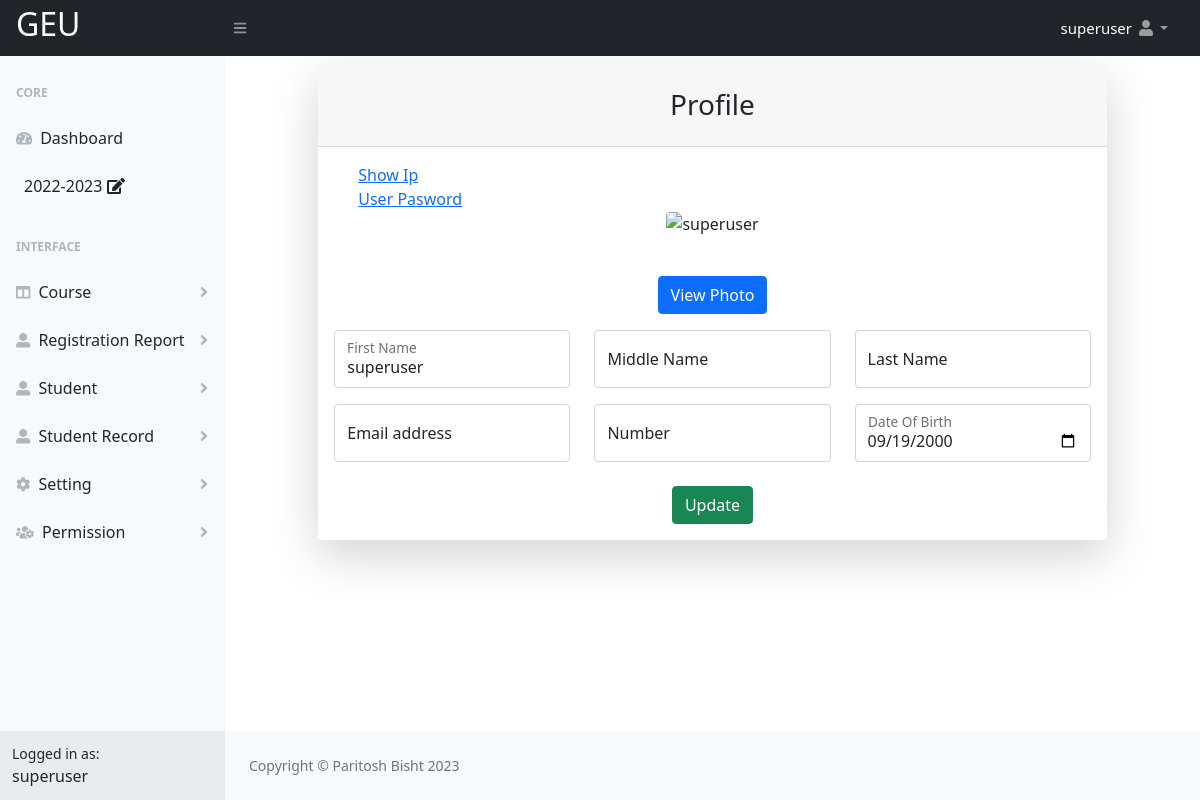
Page /Registration/admin/profile.php (signed in) on the committed database.
### tables this page shows
CREATE TABLE `school` (
  `school_id` int(11) NOT NULL,
  `school_name` varchar(200) NOT NULL,
  `school_code` varchar(6) NOT NULL,
  `admission_number_starting` varchar(10) NOT NULL,
  `school_srtname` varchar(50) NOT NULL,
  `school_photo` varchar(100) NOT NULL,
  `school_number` varchar(200) NOT NULL,
  `school_email` varchar(200) NOT NULL,
  `school_address` varchar(200) NOT NULL,
  `school_country` varchar(100) NOT NULL,
  `school_state` varchar(100) NOT NULL,
  `school_district` varchar(100) NOT NULL,
  `school_city` varchar(100) NOT NULL,
  `school_pincode` varchar(100) NOT NULL,
  `status` varchar(10) NOT NULL,
  `own_filled` varchar(10) NOT NULL,
  `createdby` varchar(100) NOT NULL,
  `createdtime` varchar(100) NOT NULL,
  `updateby` varchar(100) NOT NULL,
  `updatetime` varchar(100) NOT NULL,
  `disableby` varchar(100) NOT NULL,
  `disabletime` varchar(100) NOT NULL
);

CREATE TABLE `user` (
  `id` int(11) NOT NULL,
  `first_name` varchar(50) NOT NULL,
  `middle_name` varchar(50) NOT NULL,
  `last_name` varchar(50) NOT NULL,
  `login` varchar(50) NOT NULL,
  `user_id` varchar(100) NOT NULL,
  `password` varchar(255) NOT NULL,
  `hash_password` varchar(255) NOT NULL,
  `dob` varchar(30) NOT NULL,
  `number` varchar(20) NOT NULL,
  `email` varchar(50) NOT NULL,
  `photo` varchar(100) NOT NULL,
  `type` varchar(20) NOT NULL,
  `status` varchar(10) NOT NULL,
  `disablereason` varchar(300) NOT NULL,
  `activereason` varchar(300) NOT NULL,
  `pass` varchar(100) NOT NULL,
  `oldpass` varchar(100) NOT NULL,
  `session` varchar(20) NOT NULL,
  `createdby` varchar(50) NOT NULL,
  `createdtime` varchar(50) NOT NULL,
  `updateby` varchar(100) NOT NULL,
  `updatetime` varchar(100) NOT NULL,
  `disableby` varchar(50) NOT NULL,
  `disabletime` varchar(50) NOT NULL,
  `password_reset_by` varchar(10) NOT NULL,
  `password_reset_time` varchar(30) NOT NULL,
  `forget_password_time` varchar(100) NOT NULL,
  `change_pass_time` varchar(100) NOT NULL,
  `wrong_pass_count` int(10) NOT NULL,
  `wrong_pass_time` varchar(30) NOT NULL,
  `wrong_pass_reset_type` varchar(20) NOT NULL,
  `current_session` varchar(20) NOT NULL,
  `statusactivereason` varchar(100) NOT NULL,
  `statusactiveby` varchar(20) NOT NULL,
  `statusactivetime` varchar(30) NOT NULL,
  `usercourse_id` varchar(20) NOT NULL,
  `usersection` varchar(20) NOT NULL,
  `usersemester` varchar(20) NOT NULL
);

CREATE TABLE `menu` (
  `menu_id` int(20) NOT NULL,
  `menu_name` varchar(30) NOT NULL,
  `menu_icon` varchar(30) NOT NULL,
  `menu_order` varchar(10) NOT NULL,
  `status` varchar(10) NOT NULL,
  `disablereason` varchar(100) NOT NULL,
  `activereason` varchar(100) NOT NULL,
  `createdby` varchar(30) NOT NULL,
  `createdtime` varchar(30) NOT NULL,
  `updateby` varchar(30) NOT NULL,
  `updatetime` varchar(30) NOT NULL,
  `disableby` varchar(30) NOT NULL,
  `disabletime` varchar(30) NOT NULL
);

### Registration/admin/profile.php (the view, shortened to what this page needs)
<?php
include("include/header.php");
?>
          <?php
 extract($_POST);
 ?>
          <?php
        $imagepath= $res['photo'];
        if($imagepath)
        {
                $imageencode = "upload/user_photo/$imagepath";
        }
        else
        {
          $imageencode = "upload/user_photo/show.png";
        }
         ?>
</div>
            <div id="layoutSidenav_content">
                <main>
                    <div class="container">
                        <div class="row justify-content-center">
                            <div class="col-lg-10">
                                <div class="card shadow-lg border-0 rounded-lg mt-2">
                                    <div class="card-header"><h3 class="text-center font-weight-light my-3">Profile</h3></div>
                                    <div class="card-body">
                                        <form action="" method="post">
                                            <div class="container-fluid">
                                                <?php if ($login_user_type=="superuser") {?><a href="#"  data-bs-toggle="modal" data-bs-target="#ShowIpModal" style=" color:text-decoration:none"> Show Ip</a><br>
                                                <a href="#"  data-bs-toggle="modal" data-bs-target="#ShowUserPasswordModal" style=" color:text-decoration:none"> User Pasword</a>
                                                   <?php } ?>
    <div class="row mb-3">
        <div class="text-center">
        <?php
        $imagepath= $res['photo'];
        if($imagepath)
        {
                $imageencode = "upload/user_photo/$imagepath";
        }
        else
        {
          $imageencode = "upload/user_photo/show.png";
        }
$imageData = base64_encode(file_get_contents($imageencode));
$imageencodesrc = 'data: '.mime_content_type($imageencode).';base64,'.$imageData;
         ?>
        <img src="<?php echo $imageencodesrc;?>" class="rounded" alt="<?php echo $res['first_name'] ." ".$res['middle_name']  ." ". $res['last_name']; ?>" width="200" height="200">
     </div>
 </div>
</div>
<?php if ($login_user_type=="superuser") { ?>
<div class="row mb-3">
  <div class="mt-4 mb-0" align="center">
         <button type="button" class="btn btn-primary" data-bs-toggle="modal" data-bs-target="#exampleModal">View Photo</button>
    </div>
</div>
<?php } else {?>
<?php } ?>
                                            <div class="row mb-3">
                                                <div class="col-md-4">
                                                    <div class="form-floating mb-3 mb-md-0">
                                                        <input class="form-control" id="inputFirstName" name="inputFirstName" type="text"  value="<?php echo $res['first_name']; ?>" placeholder="Enter your First Name" required />
                                                        <label for="inputFirstName">First Name</label>
                                                    </div>
                                                </div>
                                                <div class="col-md-4">
                                                    <div class="form-floating mb-3 mb-md-0">
                                                        <input class="form-control" id="inputmiddleName" name="inputmiddleName" type="text" value="<?php echo $res['middle_name']; ?>" placeholder="Enter your Middle Name"  />
                                                        <label for="inputmiddleName">Middle Name</label>
                                                    </div>
                                                </div>
                                               <div class="col-md-4">
                                                   <div class="form-floating mb-3 mb-md-0">
                                                        <input class="form-control" id="inputLastName" name="inputLastName" type="text"  value="<?php echo $res['last_name']; ?>" placeholder="Enter your Last Name" required />
                                                        <label for="inputLastName">Last Name</label>
                                                    </div>
                                                </div>
                                            </div>
                                            <div class="row mb-3">
                                                <div class="col-md-4">
                                                    <div class="form-floating mb-3 mb-md-0">
                                                        <input class="form-control" id="inputEmail" name="inputEmail" type="email"  value="<?php echo $res['email']; ?>" placeholder="name@example.com"  required  />
                                                <label for="inputEmail">Email address</label>
                                                    </div>
                                                </div>
                                                <div class="col-md-4">
                                                    <div class="form-floating mb-3 mb-md-0">
                                                        <input class="form-control" id="inputPassword" name="inputPassword" type="text" maxlength="10" minlength="0" min="0" max="10" value="<?php echo $res['number']; ?>" placeholder="Enter your Number"   required  />
                                                        <label for="inputPassword">Number</label>
                                                    </div>
                                                </div>
                                                   <div class="col-md-4">
                                                    <div class="form-floating mb-3 mb-md-0">
                                                        <input class="form-control" value="<?php echo $res['dob']; ?>" name="inputPasswordConfirm" type="Date" id="inputPasswordConfirm" placeholder="Enter your Date Of Birth" required  />
                                                        <label for="inputPasswordConfirm">Date Of Birth </label>
                                                    </div>
                                                </div>
                                            </div>
                                            <?php if ($login_user_type=="superuser") {?>
                                              <div class="mt-4 mb-0" align="center">
                                           <input class="btn btn-success "type="submit" name="submit" id="submit" Value="Update"/>
                                            </div>
                                               <?php } else {?>
                                        <?php } ?>
                                        </form>
                                    </div>
                                </div>
                            </div>
                        </div>
                    </div>
                </main>
  <?php
include("include/footer.php");
?>

### Registration/admin/include/header.php (shortened to what this page needs)
<?php
    include("config.php");
 ?>
 <?php
extract($_POST);
?>
<!DOCTYPE html>
<html lang="en">
    <head>
        <link href="https://cdn.jsdelivr.net/npm/simple-datatables@latest/dist/style.css" rel="stylesheet" />
        <link href="css/styles.css" rel="stylesheet" />
         <link href=" https://cdnjs.cloudflare.com/ajax/libs/twitter-bootstrap/5.0.1/css/bootstrap.min.css" rel="stylesheet" />
         <link rel="stylesheet" href="https://cdn.datatables.net/1.10.19/css/jquery.dataTables.min.css">
         <link href=" https://cdn.datatables.net/buttons/2.2.2/css/buttons.dataTables.min.css" rel="stylesheet" />
          <link href="https://cdn.datatables.net/1.11.4/css/dataTables.bootstrap5.min.css" rel="stylesheet" />
    </head>
    <body class="sb-nav-fixed"  oncontextmenu="return false">
       <nav class="sb-topnav navbar navbar-expand navbar-dark bg-dark">
            <a class="navbar-brand ps-3" href="dashboard.php"><?php
$schol=mysqli_query($con,"SELECT * FROM `school` WHERE `status` = \"Active\"");
$res1=mysqli_fetch_assoc($schol); ?>
<h2 style="text-transform:uppercase;"><?php
echo $school_short_name_record = $res1['school_srtname'];
?></h2></a>
            <button class="btn btn-link btn-sm order-1 order-lg-0 me-4 me-lg-0" id="sidebarToggle" href="#!"><i class="fas fa-bars"></i></button>
            <ul class="navbar-nav ms-auto ms-md-0 me-3 me-lg-4">
                   <?php
$loginsession = $_SESSION["alogin"];
$q=mysqli_query($con,"SELECT * FROM `user` WHERE `login` ='$loginsession'  and `status` = \"Active\"");
$res=mysqli_fetch_assoc($q);
$login_user_type = $res['type'];
$log = $res['id'];
$useractivesessionquery=mysqli_query($con,"SELECT * FROM `user` WHERE `id` ='$log'");
$resuseractivesessionquery=mysqli_fetch_assoc($useractivesessionquery);
$activesession_record=$resuseractivesessionquery['current_session'];
                    ?>
                <li class="nav-item dropdown">
                    <a class="nav-link dropdown-toggle" id="navbarDropdown" href="#" role="button" data-bs-toggle="dropdown" aria-expanded="false"><span style=" font-size:15px; color: white;" aria-expanded="false">  <?php echo $res['first_name'] ." ".$res['middle_name']  ." ". $res['last_name']; ?></span> <i class="fas fa-user fa-fw"></i></a>
                </li>
            </ul>
        </nav>
        <div id="layoutSidenav">
            <div id="layoutSidenav_nav">
                <nav class="sb-sidenav accordion sb-sidenav-light" id="sidenavAccordion">
                    <div class="sb-sidenav-menu">
                        <div class="nav">
                            <div class="sb-sidenav-menu-heading">Core</div>
                            <a class="nav-link" href="dashboard.php">
                                <div class="sb-nav-link-icon"><i class="fas fa-tachometer-alt"></i></div>
                                Dashboard
                            </a>
                            <?php if ($login_user_type=="superuser" || $login_user_type=="admin") { ?>
                              <a class="nav-link" href=""  data-bs-toggle="modal" data-bs-target="#sessionmodal" >
                                <?php echo $activesession_record;?>&nbsp;<i class="fas fa-edit"></i>
                            </a>
                             <?php } ?>
                             <div class="sb-sidenav-menu-heading">Interface</div>
<?php
       $menulistqry="SELECT * FROM `menu` WHERE `status`='Active' ORDER BY `menu`.`menu_order` ASC";
       $menulistres=mysqli_query($con,$menulistqry);
       while($menulistdata=mysqli_fetch_assoc($menulistres))
        {
$rmenu_id=$menulistdata['menu_id'];
$menuaccessqry="SELECT * from `modulepermission` WHERE modulepermission.`modulemenu_id`='$rmenu_id' AND modulepermission.`modulepermission`='Yes' AND modulepermission.`moduleuser_id`='$log'";
$menuaccessres=mysqli_query($con,$menuaccessqry);
$menuaccessrow=mysqli_num_rows($menuaccessres);
if($menuaccessrow>0)
         {
          ?>
                            <a class="nav-link collapsed" href="#" data-bs-toggle="collapse" data-bs-target="#collapse<?php echo $menulistdata['menu_id'];?>" aria-expanded="false" aria-controls="collapse<?php echo $menulistdata['menu_id'];?>">
                                <div class="sb-nav-link-icon"><i class="<?php echo $menulistdata['menu_icon'];?>"></i></div>
                                <?php echo $menulistdata['menu_name'];?>
                                <div class="sb-sidenav-collapse-arrow"><i class="fas fa-angle-down"></i></div>
                            </a>
                           <?php } } ?>
                             </div>
                    </div>
                    <div class="sb-sidenav-footer">
                        <div class="small">Logged in as:</div>
                        <?php echo $res['login']; ?>
                    </div>
                </nav>
            </div>

### rows in the picture
school: school_srtname "GEU"
user: first_name "superuser", current_session "2022-2023", login "superuser", inputFirstName "superuser", inputPasswordConfirm "09/19/2000"
menu: menu_name "Course"
menu: menu_name "Registration Report"
menu: menu_name "Student"
menu: menu_name "Student Record"
menu: menu_name "Setting"
menu: menu_name "Permission"
